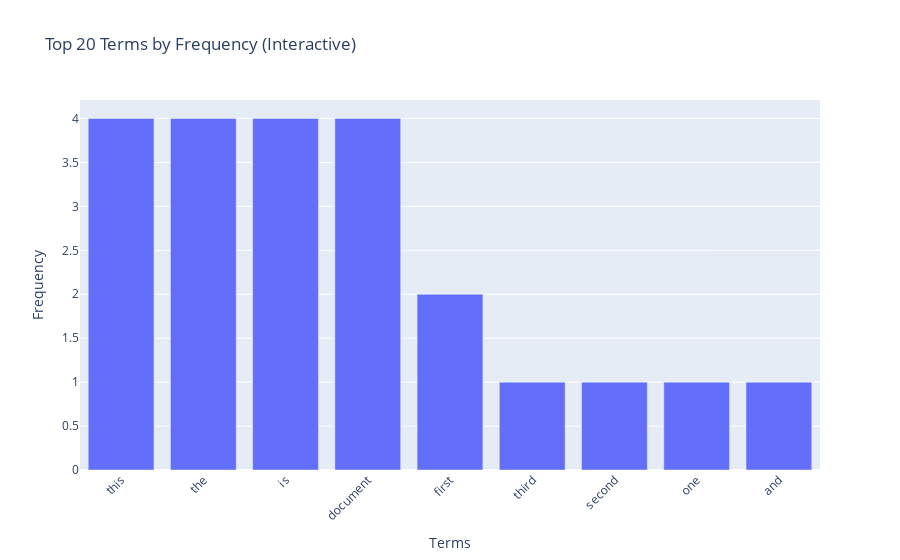

Source (notebook cell):
### Markdown cell above
Exercise 12&13&14

### Code cell
from sklearn.feature_extraction.text import CountVectorizer
import numpy as np
import matplotlib.pyplot as plt
import seaborn as sns
import plotly.express as px

# Step 2: corpus
documents = [
    "This is the first document.",
    "This document is the second document.",
    "And this is the third one.",
    "Is this the first document?"
]

count_vect = CountVectorizer(max_features=300)  # Limit to 300 terms if needed
X_counts = count_vect.fit_transform(documents)

term_frequencies = np.asarray(X_counts.sum(axis=0)).flatten()  # Sum vertically
terms = count_vect.get_feature_names_out()

sorted_indices = np.argsort(term_frequencies)[::-1]
sorted_terms = terms[sorted_indices]
sorted_frequencies = term_frequencies[sorted_indices]

plt.figure(figsize=(15, 6))
sns.barplot(x=sorted_terms[:20], y=sorted_frequencies[:20])  # Top 20 terms
plt.xticks(rotation=90)
plt.xlabel("Terms")
plt.ylabel("Frequency")
plt.title("Top 20 Terms by Frequency")
plt.show()

fig = px.bar(x=sorted_terms[:20], y=sorted_frequencies[:20], labels={'x': 'Terms', 'y': 'Frequency'},
             title="Top 20 Terms by Frequency (Interactive)")
fig.update_layout(xaxis_tickangle=-45)
fig.show()

### Figure 1 — Plotly figure (JSON) as saved in the notebook; plotly's stock layout.template omitted (floating-point values rounded to 4 significant figures)
{"data": [{"alignmentgroup": "True", "hovertemplate": "Terms=%{x}<br>Frequency=%{y}<extra></extra>", "legendgroup": "", "marker": {"color": "#636efa", "pattern": {"shape": ""}}, "name": "", "offsetgroup": "", "orientation": "v", "showlegend": false, "textposition": "auto", "type": "bar", "x": ["this", "the", "is", "document", "first", "third", "second", "one", "and"], "xaxis": "x", "y": [4, 4, 4, 4, 2, 1, 1, 1, 1], "yaxis": "y"}], "layout": {"barmode": "relative", "legend": {"tracegroupgap": 0}, "title": {"text": "Top 20 Terms by Frequency (Interactive)"}, "xaxis": {"anchor": "y", "domain": [0, 1], "tickangle": -45, "title": {"text": "Terms"}}, "yaxis": {"anchor": "x", "domain": [0, 1], "title": {"text": "Frequency"}}}}
